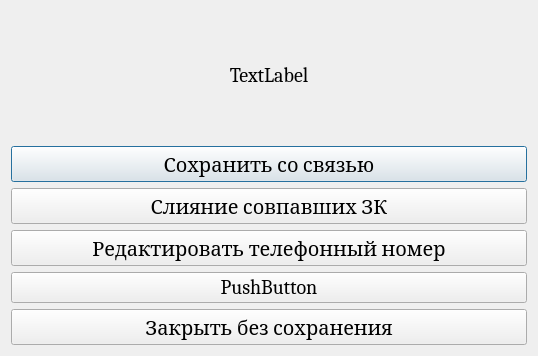
<?xml version="1.0" encoding="UTF-8"?>
<ui version="4.0">
 <class>Dialog_conflict</class>
 <widget class="QDialog" name="Dialog_conflict">
  <property name="geometry">
   <rect>
    <x>0</x>
    <y>0</y>
    <width>538</width>
    <height>356</height>
   </rect>
  </property>
  <property name="windowTitle">
   <string>Dialog</string>
  </property>
  <layout class="QGridLayout" name="gridLayout">
   <item row="0" column="0">
    <layout class="QVBoxLayout" name="verticalLayout_2">
     <item>
      <widget class="QLabel" name="label">
       <property name="sizePolicy">
        <sizepolicy hsizetype="Preferred" vsizetype="Preferred">
         <horstretch>0</horstretch>
         <verstretch>0</verstretch>
        </sizepolicy>
       </property>
       <property name="font">
        <font>
         <family>Cambria</family>
         <pointsize>15</pointsize>
        </font>
       </property>
       <property name="text">
        <string>TextLabel</string>
       </property>
       <property name="alignment">
        <set>Qt::AlignCenter</set>
       </property>
      </widget>
     </item>
     <item>
      <layout class="QVBoxLayout" name="verticalLayout">
       <item>
        <widget class="QPushButton" name="pb_save_link">
         <property name="font">
          <font>
           <family>Cambria</family>
           <pointsize>15</pointsize>
          </font>
         </property>
         <property name="text">
          <string>Сохранить со связью</string>
         </property>
        </widget>
       </item>
       <item>
        <widget class="QPushButton" name="pb_merge">
         <property name="font">
          <font>
           <family>Cambria</family>
           <pointsize>15</pointsize>
          </font>
         </property>
         <property name="text">
          <string>Слияние совпавших ЗК</string>
         </property>
        </widget>
       </item>
       <item>
        <widget class="QPushButton" name="pb_edit_tel">
         <property name="font">
          <font>
           <family>Cambria</family>
           <pointsize>15</pointsize>
          </font>
         </property>
         <property name="text">
          <string>Редактировать телефонный номер</string>
         </property>
        </widget>
       </item>
       <item>
        <widget class="QPushButton" name="pb_go_to">
         <property name="font">
          <font>
           <family>Cambria</family>
           <pointsize>15</pointsize>
          </font>
         </property>
         <property name="text">
          <string>PushButton</string>
         </property>
        </widget>
       </item>
       <item>
        <widget class="QPushButton" name="pb_close">
         <property name="font">
          <font>
           <family>Cambria</family>
           <pointsize>15</pointsize>
          </font>
         </property>
         <property name="text">
          <string>Закрыть без сохранения</string>
         </property>
        </widget>
       </item>
      </layout>
     </item>
    </layout>
   </item>
  </layout>
 </widget>
 <resources/>
 <connections/>
</ui>
